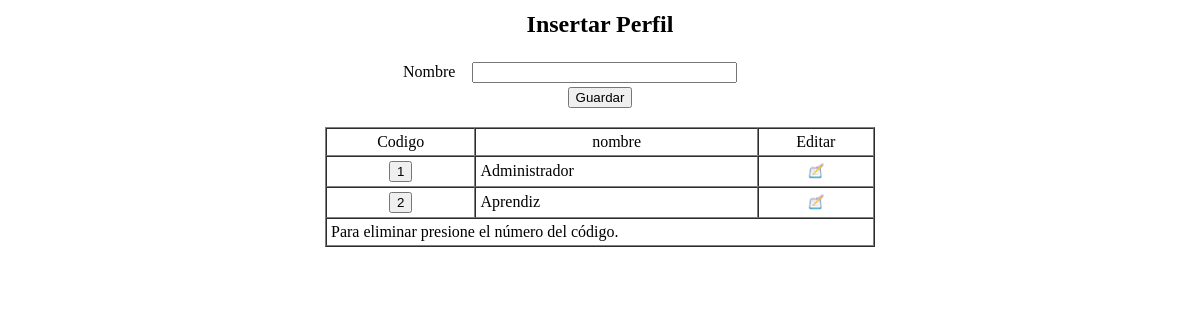
The page /vista/vperfil.php on the database its author committed.
### tables this page shows
CREATE TABLE IF NOT EXISTS `perfil` (
  `idper` int(11) NOT NULL AUTO_INCREMENT,
  `nomper` varchar(30) NOT NULL,
  PRIMARY KEY (`idper`)
);

### controlador/configuracion.php (called while the page is built)
<?php
	$usu_db = "root";
	$pass_db = "";
	$serv_db = "localhost";
	$db = "bienestar";
?>

### controlador/conexion.php (called while the page is built, shortened)
<?php
class conexion{
	function conectarBD(){
		include("configuracion.php");
		$this->link = mysql_connect($serv_db,$usu_db,$pass_db);
		$db2= mysql_select_db($db);
	}
	function ejeCon($con, $op){
		$this->resultado = mysql_query($con) or
		die("La consulta fallo: ".mysql_error());
		if ($op==0){
			while ($linea = mysql_fetch_array($this->resultado)){
				$arrayResultado[] = $linea;
			}
		}else{
			$arrayResultado[] =0;
		}
		$resarr = isset($arrayResultado) ? $arrayResultado:NULL;
		if($resarr){
			return $arrayResultado;
		}
	}
}
?>

### vista/vperfil.php (the view, shortened to what this page needs)
<?php
	include ("modelo/mperfil.php");
	$ins = new mperfil();
?>
<center>
<form name="form1" action="" method="post" >
	<table width="400">
        <tr>
        	<td colspan="2" align="center">
            	<h2>Insertar Perfil</h2>
            </td>
        </tr>
    	<tr>
        	<td align="left">Nombre</td>
        	<td><input type="text" name="nomper" size="30" maxlength="20" required="required" /></td>
        </tr>
        <tr>
        	<td colspan="2" align="center">
            	<input type="submit" value="Guardar" />
            </td>
        </tr>
    </table>
</form>
<form id="form2" name="form2" method="GET" action="" onSubmit="return confirm('¿Desea eliminar?')">
  <div align="center">
    <table width="550" border="1" cellspacing="0" cellpadding="4">
      <tr>
        <td class="style1" align="center" width="80">Codigo<input name="pac" type="hidden" id="pac" value="104" /></td>
        <td class="style1" align="center" width="160">nombre</td>
        <td class="style1" align="center" width="60">Editar</td>
        </tr>
 <?php
		$dat = $ins->selper();
		for ($i=0; $i < count($dat); $i++){
	  ?>
        <tr>
		    <td class="style2" align="center"><input type="submit" name="del" value=<?php echo $dat[$i]['idper']?>></td>
            <td class="style2" align="left"><?php echo $dat[$i]['nomper'] ?></td>
            <td align="center"><a href="home.php?pr=<?php echo $dat[$i]['idper'] ?>&pac=104&up=11"><img border=0 src="image/editar.png" width="16" height="16" /></a></td>
        </tr>
      <?php  }  ?>
         <tr>
		    <td colspan=8 class="style2">Para eliminar presione el n&uacute;mero del c&oacute;digo.</td>
        </tr>
    </table>
    <p>&nbsp; </p>
  </div>
</form>
</center>

### rows shown on the page
perfil: del "1", nomper "Administrador"
perfil: del "2", nomper "Aprendiz"
